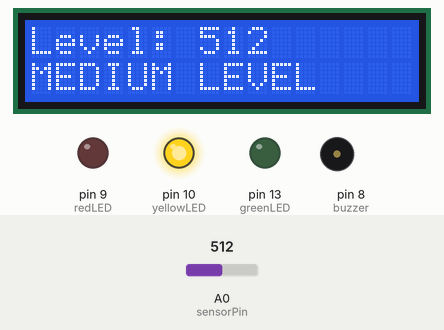
Simulated run of this sketch. Board: Arduino Uno, built with avr-gcc and run on an emulated ATmega328P. Parts: 16×2 character LCD, output pins drawn as LEDs (lit = HIGH), buzzer (waves = sounding). Inputs (shaded band) come from the test bench; at power-on: A0 (sensorPin) = 512. What the sketch prints to the serial monitor is not drawn.

Above: at 3.2 s.
3.3 s: A0 (sensorPin) set to 414
At 4.5 s:
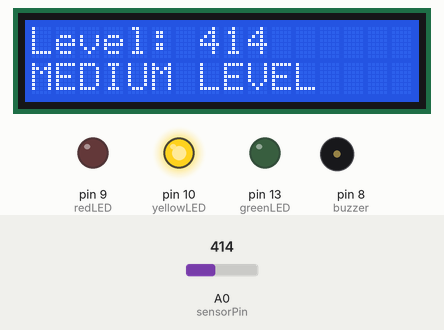
5.5 s: A0 (sensorPin) set to 382
At 7.2 s:
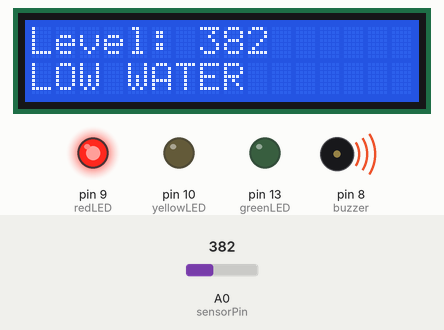
7.5 s: A0 (sensorPin) set to 710
At 9.4 s:
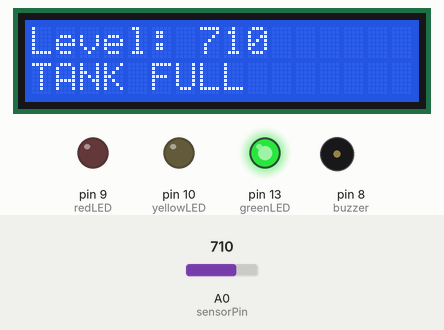
Timing chart, 0 to 10.9 s (numbered marks = the images above; inputs shaded):
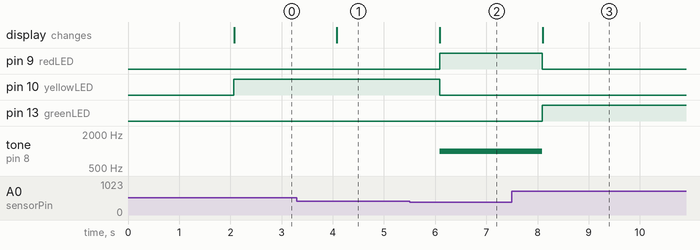

The sketch:

Smart_Water_Level_Monitor.ino
```cpp
/*
=========================================================
 Smart Water Level Monitoring and Alert System
 Arduino Uno + LCD + Potentiometer + LEDs + Buzzer
=========================================================
*/

#include <LiquidCrystal.h>

// LCD Pins
LiquidCrystal lcd(12, 11, 5, 4, 3, 2);

// Analog Input
const int sensorPin = A0;

// LEDs
const int redLED = 9;
const int yellowLED = 10;
const int greenLED = 13;

// Buzzer
const int buzzer = 8;

// Variable
int waterLevel = 0;

void setup()
{
    pinMode(redLED, OUTPUT);
    pinMode(yellowLED, OUTPUT);
    pinMode(greenLED, OUTPUT);

    pinMode(buzzer, OUTPUT);

    Serial.begin(9600);

    lcd.begin(16, 2);

    lcd.print("Water Monitor");
    delay(2000);

    lcd.clear();
}

void loop()
{
    // Read Water Level
    waterLevel = analogRead(sensorPin);

    Serial.print("Water Level: ");
    Serial.println(waterLevel);

    // Display Level
    lcd.setCursor(0, 0);
    lcd.print("Level: ");
    lcd.print(waterLevel);
    lcd.print("    ");

    // LOW LEVEL
    if (waterLevel < 400)
    {
        digitalWrite(redLED, HIGH);
        digitalWrite(yellowLED, LOW);
        digitalWrite(greenLED, LOW);

        tone(buzzer, 1000);

        lcd.setCursor(0, 1);
        lcd.print("LOW WATER      ");
    }

    // MEDIUM LEVEL
    else if (waterLevel >= 400 && waterLevel < 700)
    {
        digitalWrite(redLED, LOW);
        digitalWrite(yellowLED, HIGH);
        digitalWrite(greenLED, LOW);

        noTone(buzzer);

        lcd.setCursor(0, 1);
        lcd.print("MEDIUM LEVEL   ");
    }

    // FULL LEVEL
    else
    {
        digitalWrite(redLED, LOW);
        digitalWrite(yellowLED, LOW);
        digitalWrite(greenLED, HIGH);

        noTone(buzzer);

        lcd.setCursor(0, 1);
        lcd.print("TANK FULL      ");
    }

    delay(1000);
}
```

Measured:
- the behaviour switches between 400 and 399 on A0 (sensorPin) (found by bisection; images 1 and 2)
- after the input at 3.3 s, the display: changes after 0.78 s (image 1)
- after the input at 5.5 s, pin 9 (redLED): LOW → HIGH after 0.59 s; pin 10 (yellowLED): HIGH → LOW after 0.59 s; tone on pin 8 (buzzer): silent → 1000 Hz after 0.59 s; the display: changes after 0.59 s (image 2)
- after the input at 7.5 s, pin 9 (redLED): HIGH → LOW after 0.60 s; pin 13 (greenLED): LOW → HIGH after 0.60 s; tone on pin 8 (buzzer): 1000 Hz → silent after 0.60 s; the display: changes after 0.60 s (image 3)
